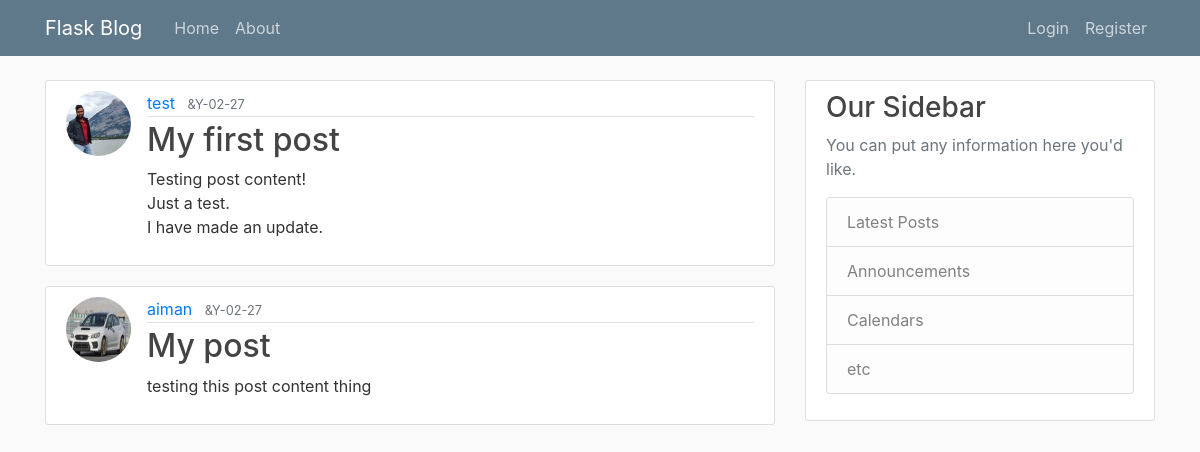
Page /home on the earlier database version.
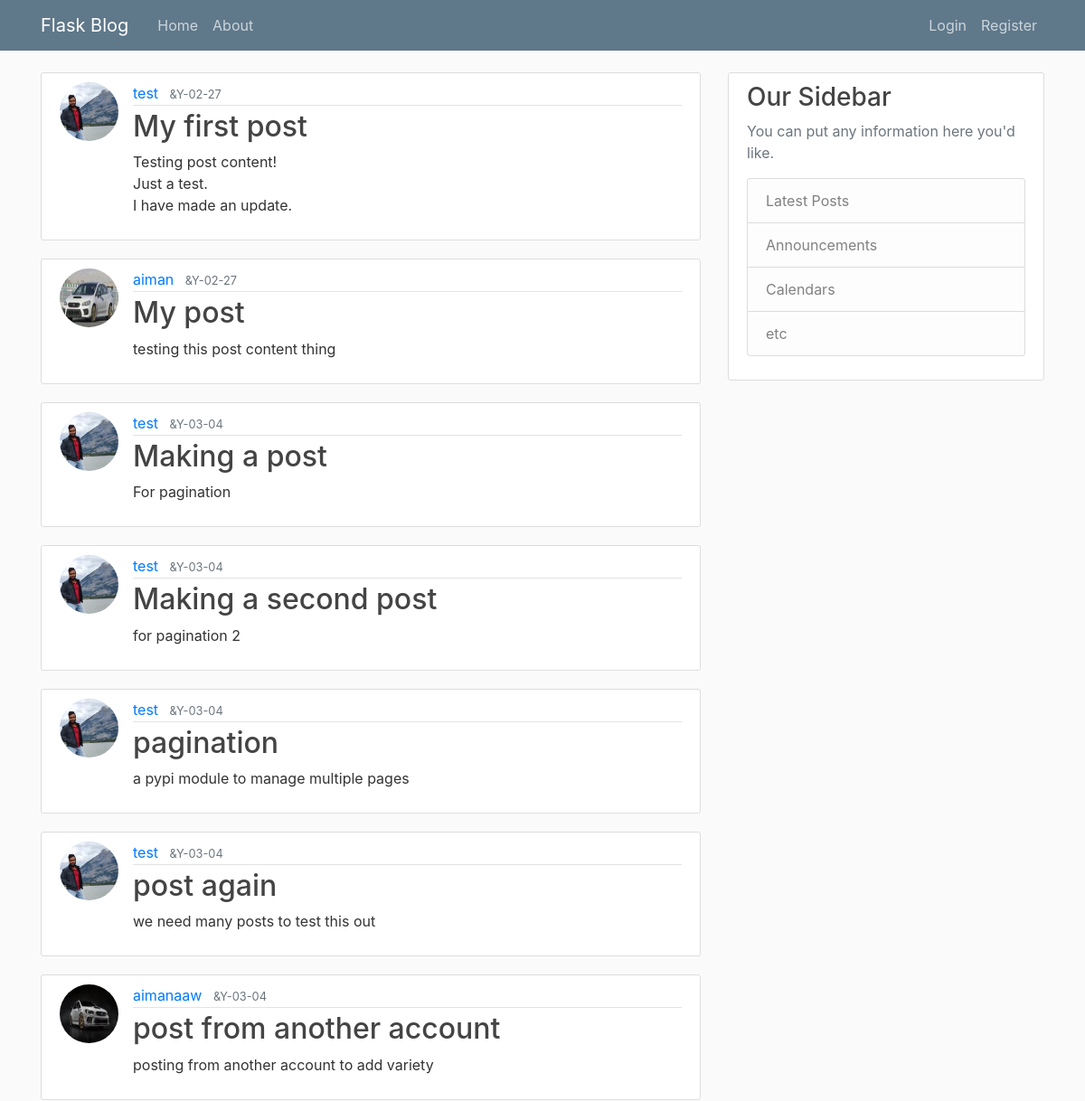
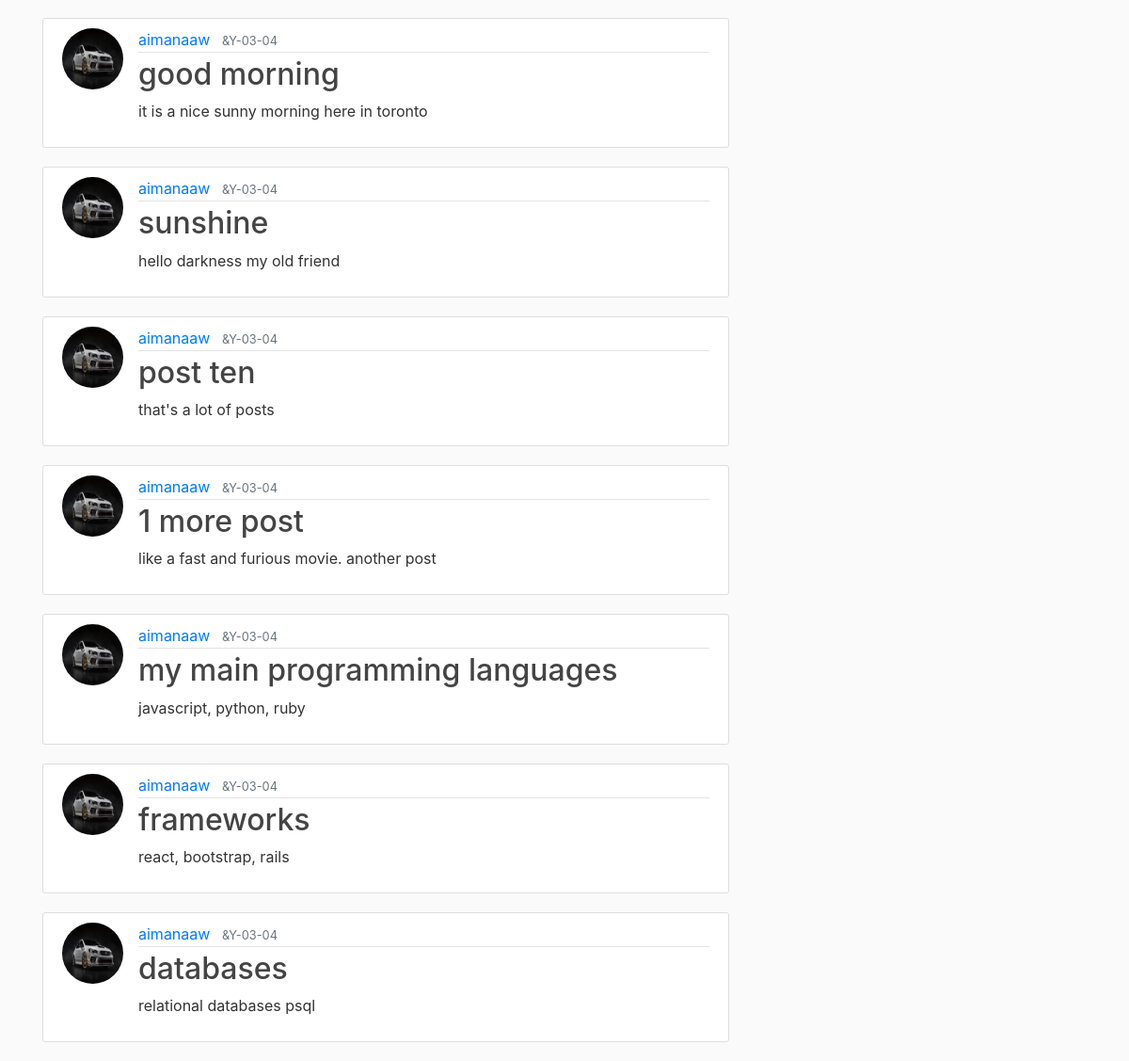
Same page on the later database version (2 pictures, top to bottom).
### flaskblog/models.py (models this page shows, shortened)
class Post(db.Model):
    id = db.Column(db.Integer, primary_key=True)
    title = db.Column(db.String(100), nullable=False)
    date_posted = db.Column(db.DateTime, nullable=False, default=datetime.utcnow)
    content = db.Column(db.Text, nullable=False)
    user_id = db.Column(db.Integer, db.ForeignKey('user.id'), nullable=False)

class User(db.Model, UserMixin):
    id = db.Column(db.Integer, primary_key=True)
    username = db.Column(db.String(20), unique=True, nullable=False)
    email = db.Column(db.String(120), unique=True, nullable=False)
    image_file = db.Column(db.String(20), nullable=False, default='default.jpg')
    password = db.Column(db.String(60), nullable=False)
    posts = db.relationship('Post', backref='author', lazy=True)

### flaskblog/routes.py (the view)
@app.route('/')
@app.route('/home')
def home():
    posts = Post.query.all()
    return render_template('home.html', posts=posts)

### flaskblog/templates/home.html
{% extends "layout.html" %} {% block content %} {% for post in posts %}
<article class="media content-section">
  <img class="rounded-circle article-img" src="{{ url_for('static', filename='profile_pics/' + post.author.image_file) }}">
  <div class="media-body">
    <div class="article-metadata">
      <a class="mr-2" href="#">{{ post.author.username }}</a>
      <small class="text-muted">{{ post.date_posted.strftime('&Y-%m-%d') }}</small>
    </div>
    <h2><a class="article-title" href="{{ url_for('post', post_id=post.id) }}">{{ post.title }}</a></h2>
    <p class="article-content">{{ post.content }}</p>
  </div>
</article>
{% endfor %} {% endblock content %}

### flaskblog/templates/layout.html (shortened to what this page needs)
<!DOCTYPE html>
<html>
<head>
    <link rel="stylesheet" href="https://maxcdn.bootstrapcdn.com/bootstrap/4.0.0/css/bootstrap.min.css">
    <link rel="stylesheet" type="text/css" href="{{ url_for('static', filename='main.css') }}">
</head>
<body>
    <header class="site-header">
      <nav class="navbar navbar-expand-md navbar-dark bg-steel fixed-top">
        <div class="container">
          <a class="navbar-brand mr-4" href="/">Flask Blog</a>
          <div class="collapse navbar-collapse" id="navbarToggle">
            <div class="navbar-nav mr-auto">
              <a class="nav-item nav-link" href="{{ url_for('home') }}">Home</a>
              <a class="nav-item nav-link" href="{{ url_for('about') }}">About</a>
            </div>
            <div class="navbar-nav">
              {% if current_user.is_authenticated %}
              <a class="nav-item nav-link" href="{{ url_for('new_post') }}">Create Post</a>
              <a class="nav-item nav-link" href="{{ url_for('account') }}">Account</a>
              <a class="nav-item nav-link" href="{{ url_for('logout') }}">Logout</a>
              {% else %}
              <a class="nav-item nav-link" href="{{ url_for('login') }}">Login</a>
              <a class="nav-item nav-link" href="{{ url_for('register') }}">Register</a>
              {% endif %}
            </div>
          </div>
        </div>
      </nav>
    </header>
    <main role="main" class="container">
      <div class="row">
        <div class="col-md-8">
          {% block content %}{% endblock %}
        </div>
        <div class="col-md-4">
          <div class="content-section">
            <h3>Our Sidebar</h3>
            <p class='text-muted'>You can put any information here you'd like.
              <ul class="list-group">
                <li class="list-group-item list-group-item-light">Latest Posts</li>
                <li class="list-group-item list-group-item-light">Announcements</li>
                <li class="list-group-item list-group-item-light">Calendars</li>
                <li class="list-group-item list-group-item-light">etc</li>
              </ul>
            </p>
          </div>
        </div>
      </div>
    </main>
</body>
</html>

### flaskblog/static/main.css (style rules this page uses)
body { background: #fafafa; color: #333333; margin-top: 5rem; }
h1, h2, h3, h4, h5, h6 { color: #444444; }
.bg-steel { background-color: #5f788a; }
.site-header .navbar-nav .nav-link { color: #cbd5db; }
.content-section { background: #ffffff; padding: 10px 20px; border: 1px solid #dddddd; border-radius: 3px; margin-bottom: 20px; }
.article-title { color: #444444; }
.article-content { white-space: pre-line; }
.article-img { height: 65px; width: 65px; margin-right: 16px; }
.article-metadata { padding-bottom: 1px; margin-bottom: 4px; border-bottom: 1px solid #e3e3e3 }

Differences in the rows shown:
added Post: image_file (picture), author.username "test", date_posted "&Y-03-04", title "Making a post", content "For pagination"
added Post: image_file (picture), author.username "test", date_posted "&Y-03-04", title "Making a second post", content "for pagination 2"
added Post: image_file (picture), author.username "test", date_posted "&Y-03-04", title "pagination", content "a pypi module to manage multiple pages"
added Post: image_file (picture), author.username "test", date_posted "&Y-03-04", title "post again", content "we need many posts to test this out"
added Post: image_file (picture), author.username "aimanaaw", date_posted "&Y-03-04", title "post from another account", content "posting from another account to add variety"
added Post: image_file (picture), author.username "aimanaaw", date_posted "&Y-03-04", title "good morning", content "it is a nice sunny morning here in toronto"
added Post: image_file (picture), author.username "aimanaaw", date_posted "&Y-03-04", title "sunshine", content "hello darkness my old friend"
added Post: image_file (picture), author.username "aimanaaw", date_posted "&Y-03-04", title "post ten", content "that's a lot of posts"
added Post: image_file (picture), author.username "aimanaaw", date_posted "&Y-03-04", title "1 more post", content "like a fast and furious movie. another post"
added Post: image_file (picture), author.username "aimanaaw", date_posted "&Y-03-04", title "my main programming languages", content "javascript, python, ruby"
added Post: image_file (picture), author.username "aimanaaw", date_posted "&Y-03-04", title "frameworks", content "react, bootstrap, rails"
added Post: image_file (picture), author.username "aimanaaw", date_posted "&Y-03-04", title "databases", content "relational databases psql"
